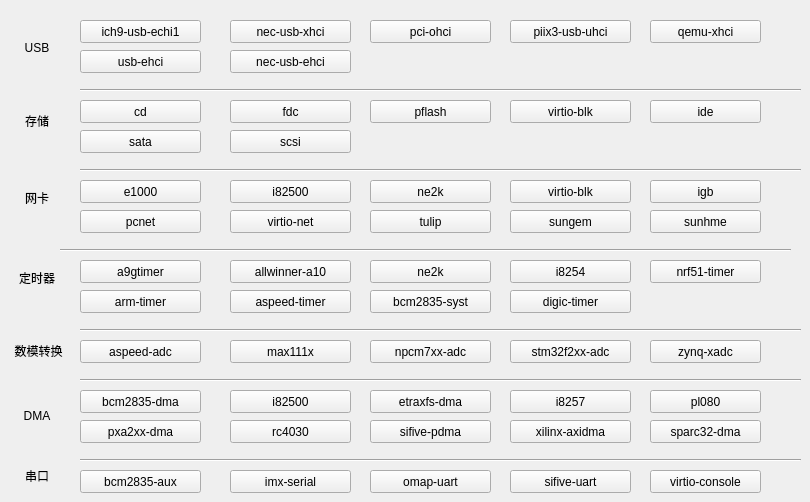
       <widget class="QWidget" name="tab_6">
        <attribute name="title">
         <string>Peripheral Info</string>
        </attribute>
        <widget class="QPushButton" name="pushButton_64">
         <property name="geometry">
          <rect>
           <x>510</x>
           <y>290</y>
           <width>121</width>
           <height>23</height>
          </rect>
         </property>
         <property name="text">
          <string>digic-timer</string>
         </property>
        </widget>
        <widget class="QPushButton" name="pushButton_45">
         <property name="geometry">
          <rect>
           <x>510</x>
           <y>100</y>
           <width>121</width>
           <height>23</height>
          </rect>
         </property>
         <property name="text">
          <string>virtio-blk</string>
         </property>
        </widget>
        <widget class="QPushButton" name="pushButton_84">
         <property name="geometry">
          <rect>
           <x>510</x>
           <y>420</y>
           <width>121</width>
           <height>23</height>
          </rect>
         </property>
         <property name="text">
          <string>xilinx-axidma</string>
         </property>
        </widget>
        <widget class="QPushButton" name="pushButton_55">
         <property name="geometry">
          <rect>
           <x>510</x>
           <y>210</y>
           <width>121</width>
           <height>23</height>
          </rect>
         </property>
         <property name="text">
          <string>sungem</string>
         </property>
        </widget>
        <widget class="QPushButton" name="pushButton_86">
         <property name="geometry">
          <rect>
           <x>230</x>
           <y>390</y>
           <width>121</width>
           <height>23</height>
          </rect>
         </property>
         <property name="text">
          <string>i82500</string>
         </property>
        </widget>
        <widget class="QPushButton" name="pushButton_67">
         <property name="geometry">
          <rect>
           <x>510</x>
           <y>340</y>
           <width>121</width>
           <height>23</height>
          </rect>
         </property>
         <property name="text">
          <string>stm32f2xx-adc</string>
         </property>
        </widget>
        <widget class="QPushButton" name="pushButton_33">
         <property name="geometry">
          <rect>
           <x>80</x>
           <y>20</y>
           <width>121</width>
           <height>23</height>
          </rect>
         </property>
         <property name="text">
          <string>ich9-usb-echi1</string>
         </property>
        </widget>
        <widget class="QPushButton" name="pushButton_74">
         <property name="geometry">
          <rect>
           <x>370</x>
           <y>340</y>
           <width>121</width>
           <height>23</height>
          </rect>
         </property>
         <property name="text">
          <string>npcm7xx-adc</string>
         </property>
        </widget>
        <widget class="QPushButton" name="pushButton_52">
         <property name="geometry">
          <rect>
           <x>370</x>
           <y>180</y>
           <width>121</width>
           <height>23</height>
          </rect>
         </property>
         <property name="text">
          <string>ne2k</string>
         </property>
        </widget>
        <widget class="QPushButton" name="pushButton_43">
         <property name="geometry">
          <rect>
           <x>80</x>
           <y>100</y>
           <width>121</width>
           <height>23</height>
          </rect>
         </property>
         <property name="text">
          <string>cd</string>
         </property>
        </widget>
        <widget class="QPushButton" name="pushButton_79">
         <property name="geometry">
          <rect>
           <x>80</x>
           <y>390</y>
           <width>121</width>
           <height>23</height>
          </rect>
         </property>
         <property name="text">
          <string>bcm2835-dma</string>
         </property>
        </widget>
        <widget class="QPushButton" name="pushButton_78">
         <property name="geometry">
          <rect>
           <x>650</x>
           <y>390</y>
           <width>111</width>
           <height>23</height>
          </rect>
         </property>
         <property name="text">
          <string>pl080</string>
         </property>
        </widget>
        <widget class="QLabel" name="label_20">
         <property name="geometry">
          <rect>
           <x>10</x>
           <y>40</y>
           <width>54</width>
           <height>16</height>
          </rect>
         </property>
         <property name="sizePolicy">
          <sizepolicy hsizetype="Preferred" vsizetype="Preferred">
           <horstretch>0</horstretch>
           <verstretch>0</verstretch>
          </sizepolicy>
         </property>
         <property name="text">
          <string>USB</string>
         </property>
         <property name="alignment">
          <set>Qt::AlignCenter</set>
         </property>
        </widget>
        <widget class="Line" name="line_16">
         <property name="geometry">
          <rect>
           <x>80</x>
           <y>160</y>
           <width>721</width>
           <height>20</height>
          </rect>
         </property>
         <property name="orientation">
          <enum>Qt::Horizontal</enum>
         </property>
        </widget>
        <widget class="QPushButton" name="pushButton_35">
         <property name="geometry">
          <rect>
           <x>370</x>
           <y>20</y>
           <width>121</width>
           <height>23</height>
          </rect>
         </property>
         <property name="text">
          <string>pci-ohci</string>
         </property>
        </widget>
        <widget class="QPushButton" name="pushButton_51">
         <property name="geometry">
          <rect>
           <x>230</x>
           <y>180</y>
           <width>121</width>
           <height>23</height>
          </rect>
         </property>
         <property name="text">
          <string>i82500</string>
         </property>
        </widget>
        <widget class="QLabel" name="label_25">
         <property name="geometry">
          <rect>
           <x>10</x>
           <y>400</y>
           <width>54</width>
           <height>31</height>
          </rect>
         </property>
         <property name="text">
          <string>DMA</string>
         </property>
         <property name="alignment">
          <set>Qt::AlignCenter</set>
         </property>
        </widget>
        <widget class="QPushButton" name="pushButton_48">
         <property name="geometry">
          <rect>
           <x>230</x>
           <y>210</y>
           <width>121</width>
           <height>23</height>
          </rect>
         </property>
         <property name="text">
          <string>virtio-net</string>
         </property>
        </widget>
        <widget class="QPushButton" name="pushButton_56">
         <property name="geometry">
          <rect>
           <x>650</x>
           <y>210</y>
           <width>111</width>
           <height>23</height>
          </rect>
         </property>
         <property name="text">
          <string>sunhme</string>
         </property>
        </widget>
        <widget class="QPushButton" name="pushButton_36">
         <property name="geometry">
          <rect>
           <x>510</x>
           <y>20</y>
           <width>121</width>
           <height>23</height>
          </rect>
         </property>
         <property name="text">
          <string>piix3-usb-uhci</string>
         </property>
        </widget>
        <widget class="QPushButton" name="pushButton_42">
         <property name="geometry">
          <rect>
           <x>230</x>
           <y>100</y>
           <width>121</width>
           <height>23</height>
          </rect>
         </property>
         <property name="text">
          <string>fdc</string>
         </property>
        </widget>
        <widget class="QPushButton" name="pushButton_77">
         <property name="geometry">
          <rect>
           <x>650</x>
           <y>420</y>
           <width>111</width>
           <height>23</height>
          </rect>
         </property>
         <property name="text">
          <string>sparc32-dma</string>
         </property>
        </widget>
        <widget class="QPushButton" name="pushButton_83">
         <property name="geometry">
          <rect>
           <x>230</x>
           <y>420</y>
           <width>121</width>
           <height>23</height>
          </rect>
         </property>
         <property name="text">
          <string>rc4030</string>
         </property>
        </widget>
        <widget class="QPushButton" name="pushButton_46">
         <property name="geometry">
          <rect>
           <x>230</x>
           <y>130</y>
           <width>121</width>
           <height>23</height>
          </rect>
         </property>
         <property name="text">
          <string>scsi</string>
         </property>
        </widget>
        <widget class="QPushButton" name="pushButton_82">
         <property name="geometry">
          <rect>
           <x>370</x>
           <y>420</y>
           <width>121</width>
           <height>23</height>
          </rect>
         </property>
         <property name="text">
          <string>sifive-pdma</string>
         </property>
        </widget>
        <widget class="QPushButton" name="pushButton_44">
         <property name="geometry">
          <rect>
           <x>650</x>
           <y>100</y>
           <width>111</width>
           <height>23</height>
          </rect>
         </property>
         <property name="text">
          <string>ide</string>
         </property>
        </widget>
        <widget class="Line" name="line_33">
         <property name="geometry">
          <rect>
           <x>80</x>
           <y>370</y>
           <width>721</width>
           <height>20</height>
          </rect>
         </property>
         <property name="orientation">
          <enum>Qt::Horizontal</enum>
         </property>
        </widget>
        <widget class="QPushButton" name="pushButton_37">
         <property name="geometry">
          <rect>
           <x>650</x>
           <y>20</y>
           <width>111</width>
           <height>23</height>
          </rect>
         </property>
         <property name="text">
          <string>qemu-xhci</string>
         </property>
        </widget>
        <widget class="QPushButton" name="pushButton_41">
         <property name="geometry">
          <rect>
           <x>80</x>
           <y>130</y>
           <width>121</width>
           <height>23</height>
          </rect>
         </property>
         <property name="text">
          <string>sata</string>
         </property>
        </widget>
        <widget class="Line" name="line_23">
         <property name="geometry">
          <rect>
           <x>60</x>
           <y>240</y>
           <width>731</width>
           <height>20</height>
          </rect>
         </property>
         <property name="orientation">
          <enum>Qt::Horizontal</enum>
         </property>
        </widget>
        <widget class="QPushButton" name="pushButton_57">
         <property name="geometry">
          <rect>
           <x>230</x>
           <y>260</y>
           <width>121</width>
           <height>23</height>
          </rect>
         </property>
         <property name="text">
          <string>allwinner-a10</string>
         </property>
        </widget>
        <widget class="QPushButton" name="pushButton_85">
         <property name="geometry">
          <rect>
           <x>80</x>
           <y>420</y>
           <width>121</width>
           <height>23</height>
          </rect>
         </property>
         <property name="text">
          <string>pxa2xx-dma</string>
         </property>
        </widget>
        <widget class="QPushButton" name="pushButton_60">
         <property name="geometry">
          <rect>
           <x>370</x>
           <y>260</y>
           <width>121</width>
           <height>23</height>
          </rect>
         </property>
         <property name="text">
          <string>ne2k</string>
         </property>
        </widget>
        <widget class="QPushButton" name="pushButton_76">
         <property name="geometry">
          <rect>
           <x>650</x>
           <y>340</y>
           <width>111</width>
           <height>23</height>
          </rect>
         </property>
         <property name="text">
          <string>zynq-xadc</string>
         </property>
        </widget>
        <widget class="QLabel" name="label_21">
         <property name="geometry">
          <rect>
           <x>10</x>
           <y>110</y>
           <width>54</width>
           <height>21</height>
          </rect>
         </property>
         <property name="text">
          <string>存储</string>
         </property>
         <property name="alignment">
          <set>Qt::AlignCenter</set>
         </property>
        </widget>
        <widget class="QPushButton" name="pushButton_38">
         <property name="geometry">
          <rect>
           <x>80</x>
           <y>50</y>
           <width>121</width>
           <height>23</height>
          </rect>
         </property>
         <property name="text">
          <string>usb-ehci</string>
         </property>
        </widget>
        <widget class="Line" name="line_28">
         <property name="geometry">
          <rect>
           <x>80</x>
           <y>320</y>
           <width>721</width>
           <height>20</height>
          </rect>
         </property>
         <property name="orientation">
          <enum>Qt::Horizontal</enum>
         </property>
        </widget>
        <widget class="QPushButton" name="pushButton_73">
         <property name="geometry">
          <rect>
           <x>230</x>
           <y>340</y>
           <width>121</width>
           <height>23</height>
          </rect>
         </property>
         <property name="text">
          <string>max111x</string>
         </property>
        </widget>
        <widget class="QLabel" name="label_24">
         <property name="geometry">
          <rect>
           <x>3</x>
           <y>340</y>
           <width>71</width>
           <height>21</height>
          </rect>
         </property>
         <property name="text">
          <string>数模转换</string>
         </property>
         <property name="alignment">
          <set>Qt::AlignCenter</set>
         </property>
        </widget>
        <widget class="QPushButton" name="pushButton_34">
         <property name="geometry">
          <rect>
           <x>230</x>
           <y>20</y>
           <width>121</width>
           <height>23</height>
          </rect>
         </property>
         <property name="text">
          <string>nec-usb-xhci</string>
         </property>
        </widget>
        <widget class="QPushButton" name="pushButton_54">
         <property name="geometry">
          <rect>
           <x>370</x>
           <y>210</y>
           <width>121</width>
           <height>23</height>
          </rect>
         </property>
         <property name="text">
          <string>tulip</string>
         </property>
        </widget>
        <widget class="Line" name="line_11">
         <property name="geometry">
          <rect>
           <x>80</x>
           <y>80</y>
           <width>721</width>
           <height>20</height>
          </rect>
         </property>
         <property name="orientation">
          <enum>Qt::Horizontal</enum>
         </property>
        </widget>
        <widget class="QPushButton" name="pushButton_47">
         <property name="geometry">
          <rect>
           <x>650</x>
           <y>180</y>
           <width>111</width>
           <height>23</height>
          </rect>
         </property>
         <property name="text">
          <string>igb</string>
         </property>
        </widget>
        <widget class="QPushButton" name="pushButton_70">
         <property name="geometry">
          <rect>
           <x>80</x>
           <y>340</y>
           <width>121</width>
           <height>23</height>
          </rect>
         </property>
         <property name="text">
          <string>aspeed-adc</string>
         </property>
        </widget>
        <widget class="QPushButton" name="pushButton_63">
         <property name="geometry">
          <rect>
           <x>230</x>
           <y>290</y>
           <width>121</width>
           <height>23</height>
          </rect>
         </property>
         <property name="text">
          <string>aspeed-timer</string>
         </property>
        </widget>
        <widget class="QPushButton" name="pushButton_61">
         <property name="geometry">
          <rect>
           <x>370</x>
           <y>290</y>
           <width>121</width>
           <height>23</height>
          </rect>
         </property>
         <property name="text">
          <string>bcm2835-syst</string>
         </property>
        </widget>
        <widget class="QPushButton" name="pushButton_53">
         <property name="geometry">
          <rect>
           <x>80</x>
           <y>180</y>
           <width>121</width>
           <height>23</height>
          </rect>
         </property>
         <property name="text">
          <string>e1000</string>
         </property>
        </widget>
        <widget class="QPushButton" name="pushButton_49">
         <property name="geometry">
          <rect>
           <x>80</x>
           <y>210</y>
           <width>121</width>
           <height>23</height>
          </rect>
         </property>
         <property name="text">
          <string>pcnet</string>
         </property>
        </widget>
        <widget class="QPushButton" name="pushButton_58">
         <property name="geometry">
          <rect>
           <x>650</x>
           <y>260</y>
           <width>111</width>
           <height>23</height>
          </rect>
         </property>
         <property name="text">
          <string>nrf51-timer</string>
         </property>
        </widget>
        <widget class="QPushButton" name="pushButton_39">
         <property name="geometry">
          <rect>
           <x>230</x>
           <y>50</y>
           <width>121</width>
           <height>23</height>
          </rect>
         </property>
         <property name="text">
          <string>nec-usb-ehci</string>
         </property>
        </widget>
        <widget class="QLabel" name="label_22">
         <property name="geometry">
          <rect>
           <x>10</x>
           <y>190</y>
           <width>54</width>
           <height>16</height>
          </rect>
         </property>
         <property name="text">
          <string>网卡</string>
         </property>
         <property name="alignment">
          <set>Qt::AlignCenter</set>
         </property>
        </widget>
        <widget class="QLabel" name="label_23">
         <property name="geometry">
          <rect>
           <x>10</x>
           <y>270</y>
           <width>54</width>
           <height>16</height>
          </rect>
         </property>
         <property name="text">
          <string>定时器</string>
         </property>
         <property name="alignment">
          <set>Qt::AlignCenter</set>
         </property>
        </widget>
        <widget class="QPushButton" name="pushButton_65">
         <property name="geometry">
          <rect>
           <x>80</x>
           <y>290</y>
           <width>121</width>
           <height>23</height>
          </rect>
         </property>
         <property name="text">
          <string>arm-timer</string>
         </property>
        </widget>
        <widget class="QPushButton" name="pushButton_62">
         <property name="geometry">
          <rect>
           <x>80</x>
           <y>260</y>
           <width>121</width>
           <height>23</height>
          </rect>
         </property>
         <property name="text">
          <string>a9gtimer</string>
         </property>
        </widget>
        <widget class="QPushButton" name="pushButton_59">
         <property name="geometry">
          <rect>
           <x>510</x>
           <y>260</y>
           <width>121</width>
           <height>23</height>
          </rect>
         </property>
         <property name="text">
          <string>i8254</string>
         </property>
        </widget>
        <widget class="QPushButton" name="pushButton_50">
         <property name="geometry">
          <rect>
           <x>510</x>
           <y>180</y>
           <width>121</width>
           <height>23</height>
          </rect>
         </property>
         <property name="text">
          <string>virtio-blk</string>
         </property>
        </widget>
        <widget class="QPushButton" name="pushButton_40">
         <property name="geometry">
          <rect>
           <x>370</x>
           <y>100</y>
           <width>121</width>
           <height>23</height>
          </rect>
         </property>
         <property name="text">
          <string>pflash</string>
         </property>
        </widget>
        <widget class="QPushButton" name="pushButton_81">
         <property name="geometry">
          <rect>
           <x>510</x>
           <y>390</y>
           <width>121</width>
           <height>23</height>
          </rect>
         </property>
         <property name="text">
          <string>i8257</string>
         </property>
        </widget>
        <widget class="QPushButton" name="pushButton_80">
         <property name="geometry">
          <rect>
           <x>370</x>
           <y>390</y>
           <width>121</width>
           <height>23</height>
          </rect>
         </property>
         <property name="text">
          <string>etraxfs-dma</string>
         </property>
        </widget>
        <widget class="Line" name="line_34">
         <property name="geometry">
          <rect>
           <x>80</x>
           <y>450</y>
           <width>721</width>
           <height>20</height>
          </rect>
         </property>
         <property name="orientation">
          <enum>Qt::Horizontal</enum>
         </property>
        </widget>
        <widget class="QPushButton" name="pushButton_87">
         <property name="geometry">
          <rect>
           <x>650</x>
           <y>470</y>
           <width>111</width>
           <height>23</height>
          </rect>
         </property>
         <property name="text">
          <string>virtio-console</string>
         </property>
        </widget>
        <widget class="QPushButton" name="pushButton_88">
         <property name="geometry">
          <rect>
           <x>230</x>
           <y>470</y>
           <width>121</width>
           <height>23</height>
          </rect>
         </property>
         <property name="text">
          <string>imx-serial</string>
         </property>
        </widget>
        <widget class="QPushButton" name="pushButton_89">
         <property name="geometry">
          <rect>
           <x>80</x>
           <y>470</y>
           <width>121</width>
           <height>23</height>
          </rect>
         </property>
         <property name="text">
          <string>bcm2835-aux</string>
         </property>
        </widget>
        <widget class="QPushButton" name="pushButton_90">
         <property name="geometry">
          <rect>
           <x>370</x>
           <y>470</y>
           <width>121</width>
           <height>23</height>
          </rect>
         </property>
         <property name="text">
          <string>omap-uart</string>
         </property>
        </widget>
        <widget class="QPushButton" name="pushButton_91">
         <property name="geometry">
          <rect>
           <x>510</x>
           <y>470</y>
           <width>121</width>
           <height>23</height>
          </rect>
         </property>
         <property name="text">
          <string>sifive-uart</string>
         </property>
        </widget>
        <widget class="QLabel" name="label_26">
         <property name="geometry">
          <rect>
           <x>10</x>
           <y>460</y>
           <width>54</width>
           <height>31</height>
          </rect>
         </property>
         <property name="text">
          <string>串口</string>
         </property>
         <property name="alignment">
          <set>Qt::AlignCenter</set>
         </property>
        </widget>
       </widget>
